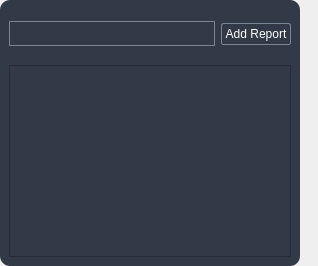
             <widget class="QWidget" name="icpReportType">
              <layout class="QHBoxLayout" name="horizontalLayout_14">
               <property name="leftMargin">
                <number>0</number>
               </property>
               <property name="topMargin">
                <number>0</number>
               </property>
               <property name="rightMargin">
                <number>0</number>
               </property>
               <property name="bottomMargin">
                <number>0</number>
               </property>
               <item>
                <widget class="QWidget" name="widget_29" native="true">
                 <property name="minimumSize">
                  <size>
                   <width>300</width>
                   <height>0</height>
                  </size>
                 </property>
                 <property name="maximumSize">
                  <size>
                   <width>300</width>
                   <height>16777215</height>
                  </size>
                 </property>
                 <property name="styleSheet">
                  <string notr="true">QWidget#widget_29 {
	border-radius: 10px;
	box-shadow: 2px 2px; 
}
QWidget {
	background-color:  #323a47
}

QPushButton {
	padding: 3px;
	border:none; 
	color: white; 
	border-radius: 2px;
	border: 1px solid #788596;
}

QLineEdit {
	 border: 1px solid #788596;
}

QPushButton:hover{
	background-color: rgb(180, 180, 180)
}
QListWidget {
	color:white; 
	padding: 4px;  
}</string>
                 </property>
                 <layout class="QVBoxLayout" name="verticalLayout_12">
                  <item>
                   <widget class="QWidget" name="widget_31" native="true">
                    <property name="minimumSize">
                     <size>
                      <width>0</width>
                      <height>50</height>
                     </size>
                    </property>
                    <layout class="QHBoxLayout" name="horizontalLayout_15">
                     <property name="spacing">
                      <number>-1</number>
                     </property>
                     <property name="leftMargin">
                      <number>0</number>
                     </property>
                     <property name="rightMargin">
                      <number>0</number>
                     </property>
                     <item>
                      <widget class="QLineEdit" name="reportNameInput">
                       <property name="minimumSize">
                        <size>
                         <width>0</width>
                         <height>25</height>
                        </size>
                       </property>
                      </widget>
                     </item>
                     <item>
                      <widget class="QPushButton" name="addReportBtn">
                       <property name="text">
                        <string>Add Report</string>
                       </property>
                      </widget>
                     </item>
                    </layout>
                   </widget>
                  </item>
                  <item>
                   <widget class="QListWidget" name="reportsList"/>
                  </item>
                 </layout>
                </widget>
               </item>
               <item>
                <widget class="QWidget" name="widget_30" native="true">
                 <property name="styleSheet">
                  <string notr="true">QWidget#widget_32 { 
	border-radius: 10px; 
} </string>
                 </property>
                 <layout class="QHBoxLayout" name="horizontalLayout_16">
                  <property name="leftMargin">
                   <number>12</number>
                  </property>
                  <property name="topMargin">
                   <number>0</number>
                  </property>
                  <property name="rightMargin">
                   <number>0</number>
                  </property>
                  <property name="bottomMargin">
                   <number>0</number>
                  </property>
                  <item>
                   <widget class="QWidget" name="widget_32" native="true">
                    <property name="styleSheet">
                     <string notr="true">QWidget {
	background-color:  #323a47;
	color:white; 
}
</string>
                    </property>
                    <widget class="QLabel" name="label_49">
                     <property name="geometry">
                      <rect>
                       <x>20</x>
                       <y>50</y>
                       <width>161</width>
                       <height>16</height>
                      </rect>
                     </property>
                     <property name="text">
                      <string>Footer Comment </string>
                     </property>
                    </widget>
                    <widget class="QTextEdit" name="footerComments">
                     <property name="geometry">
                      <rect>
                       <x>20</x>
                       <y>70</y>
                       <width>721</width>
                       <height>221</height>
                      </rect>
                     </property>
                     <property name="autoFillBackground">
                      <bool>false</bool>
                     </property>
                     <property name="html">
                      <string>&lt;!DOCTYPE HTML PUBLIC &quot;-//W3C//DTD HTML 4.0//EN&quot; &quot;http://www.w3.org/TR/REC-html40/strict.dtd&quot;&gt;
&lt;html&gt;&lt;head&gt;&lt;meta name=&quot;qrichtext&quot; content=&quot;1&quot; /&gt;&lt;style type=&quot;text/css&quot;&gt;
p, li { white-space: pre-wrap; }
&lt;/style&gt;&lt;/head&gt;&lt;body style=&quot; font-family:'.AppleSystemUIFont'; font-size:13pt; font-weight:400; font-style:normal;&quot;&gt;
&lt;p style=&quot;-qt-paragraph-type:empty; margin-top:0px; margin-bottom:0px; margin-left:0px; margin-right:0px; -qt-block-indent:0; text-indent:0px;&quot;&gt;&lt;br /&gt;&lt;/p&gt;&lt;/body&gt;&lt;/html&gt;</string>
                     </property>
                    </widget>
                    <widget class="QPushButton" name="saveFooter">
                     <property name="geometry">
                      <rect>
                       <x>630</x>
                       <y>310</y>
                       <width>113</width>
                       <height>32</height>
                      </rect>
                     </property>
                     <property name="text">
                      <string>Save</string>
                     </property>
                    </widget>
                    <widget class="QLineEdit" name="lineEdit_3">
                     <property name="geometry">
                      <rect>
                       <x>110</x>
                       <y>20</y>
                       <width>113</width>
                       <height>21</height>
                      </rect>
                     </property>
                    </widget>
                    <widget class="QLabel" name="label_56">
                     <property name="geometry">
                      <rect>
                       <x>20</x>
                       <y>20</y>
                       <width>81</width>
                       <height>16</height>
                      </rect>
                     </property>
                     <property name="text">
                      <string>Report Type</string>
                     </property>
                    </widget>
                   </widget>
                  </item>
                 </layout>
                </widget>
               </item>
              </layout>
             </widget>
